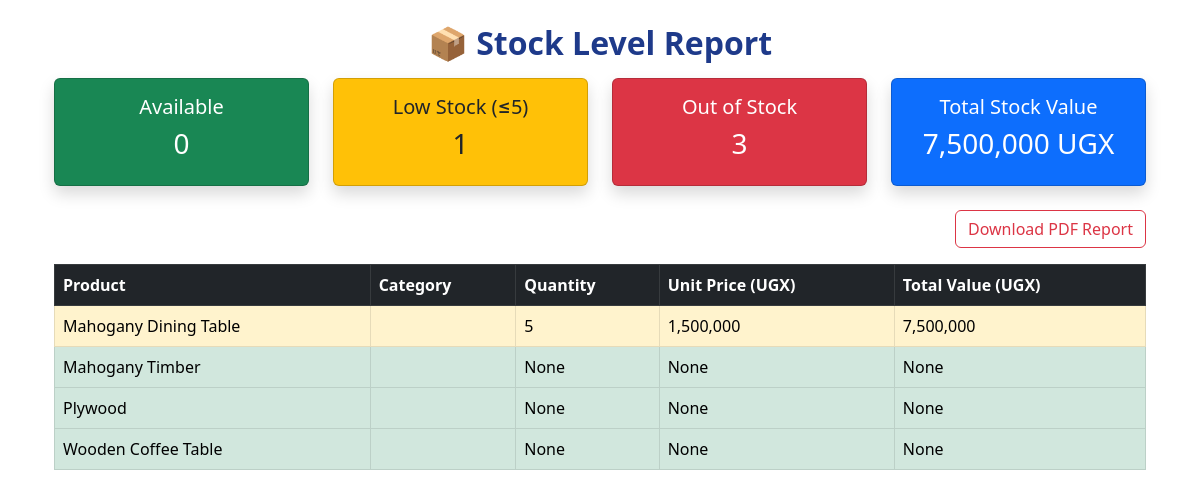
Screenshot of /stock-report/ (signed in) with the database file from the repository.
### inventory/models.py (models this page shows, shortened)
class Product(models.Model):
    PRODUCT_TYPES = [
        ('wood', 'Wood'),
        ('furniture', 'Furniture'),
    ]
    name = models.CharField(max_length=255)
    type = models.CharField(max_length=50, choices=PRODUCT_TYPES)
    description = models.TextField(blank=True, null=True)
    created_at = models.DateTimeField(auto_now_add=True)

### inventory/views.py (the view)
# urls.py: path('stock-report/', StockLevelReportView.as_view(), name='stock_level_report'),
class StockLevelReportView(ManagerRequiredMixin, ListView):
    model = Product
    template_name = 'stock_level_report.html'
    context_object_name = 'products'
    def get_queryset(self):
        stock_subquery = Stock.objects.filter(product=OuterRef('pk'))
        queryset = Product.objects.annotate(
            quantity=Subquery(
                stock_subquery.annotate(qty=Sum('quantity')).values('qty')[:1]
            ),
            unit_price=Subquery(
                stock_subquery.annotate(price=Sum('selling_price')).values('price')[:1]
            ),
        ).annotate(
            stock_value=ExpressionWrapper(
                F('quantity') * F('unit_price'),
                output_field=DecimalField()
            )
        ).order_by('name')
        return queryset
    def get_context_data(self, **kwargs):
        context = super().get_context_data(**kwargs)
        products = context['products']
        context['total_stock_value'] = sum((p.stock_value or 0) for p in products)
        context['low_stock_count'] = sum(1 for p in products if p.quantity and 1 <= p.quantity <= 5)
        context['out_of_stock_count'] = sum(1 for p in products if (p.quantity or 0) == 0)
        context['available_count'] = sum(1 for p in products if (p.quantity or 0) > 5)
        return context

### accounts/models.py (called while the page is built)
    def is_manager(self):
        return self.role == 'manager'

### inventory/views.py (called while the page is built)
    def test_func(self):
        return self.request.user.is_authenticated and self.request.user.is_manager()

### inventory/templates/stock_level_report.html (shortened to what this page needs)
{% extends "base.html" %}
{% load static %}
{% load humanize %}
{% block content %}
<div class="container mt-4">
  <h2 class="mb-3 text-center" style="font-weight: 700; color: #1e3a8a;">📦 Stock Level Report</h2>
  <div class="row text-center mb-4">
    <div class="col-md-3">
      <div class="card bg-success text-white shadow">
        <div class="card-body">
          <h5>Available</h5>
          <h3>{{ available_count }}</h3>
        </div>
      </div>
    </div>
    <div class="col-md-3">
      <div class="card bg-warning text-dark shadow">
        <div class="card-body">
          <h5>Low Stock (≤5)</h5>
          <h3>{{ low_stock_count }}</h3>
        </div>
      </div>
    </div>
    <div class="col-md-3">
      <div class="card bg-danger text-white shadow">
        <div class="card-body">
          <h5>Out of Stock</h5>
          <h3>{{ out_of_stock_count }}</h3>
        </div>
      </div>
    </div>
    <div class="col-md-3">
      <div class="card bg-primary text-white shadow">
        <div class="card-body">
          <h5>Total Stock Value</h5>
          <h3>{{ total_stock_value|intcomma }} UGX</h3>
        </div>
      </div>
    </div>
  </div>
  <div class="d-flex justify-content-end mb-3">
    <a href="{% url 'download_stock_report' %}" class="btn btn-outline-danger">
       Download PDF Report
    </a>
  </div>
  <table class="table table-hover table-bordered">
    <thead class="table-dark">
      <tr>
        <th>Product</th>
        <th>Category</th>
        <th>Quantity</th>
        <th>Unit Price (UGX)</th>
        <th>Total Value (UGX)</th>
      </tr>
    </thead>
    <tbody>
      {% for product in products %}
      <tr class="
          {% if product.quantity == 0 %}
            table-danger
          {% elif product.quantity <= 5 %}
            table-warning
          {% else %}
            table-success
          {% endif %}
        ">
        <td>{{ product.name }}</td>
        <td>{{ product.category.name }}</td>
        <td>{{ product.quantity }}</td>
        <td>{{ product.unit_price|intcomma }}</td>
        <td>{{ product.stock_value|intcomma }}</td>
      </tr>
      {% empty %}
      <tr><td colspan="5" class="text-center">No products found.</td></tr>
      {% endfor %}
    </tbody>
  </table>
</div>
{% endblock %}

### rows the page displays
Product: name "Mahogany Dining Table", quantity "5", unit_price "1,500,000", stock_value "7,500,000"
Product: name "Mahogany Timber", quantity "None", unit_price "None", stock_value "None"
Product: name "Plywood", quantity "None", unit_price "None", stock_value "None"
Product: name "Wooden Coffee Table", quantity "None", unit_price "None", stock_value "None"

### other values shown
{{ available_count }} "0"
{{ low_stock_count }} "1"
{{ out_of_stock_count }} "3"
{{ total_stock_value|intcomma }} "7,500,000"
